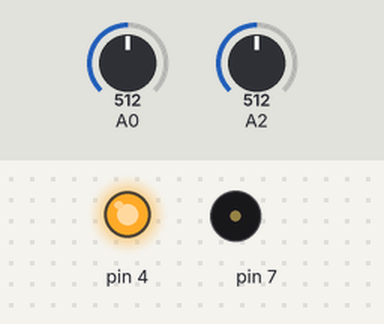
Bench run of a sketch on a simulated Arduino Uno, built with avr-gcc and run on an emulated ATmega328P. Parts: output pins drawn as LEDs (lit = HIGH), buzzer (waves = sounding). The inputs (shaded band) are chosen by the test bench; at power-on: A0 = 512, A2 = 512. What the sketch prints to the serial monitor is not drawn.

Above: at 0.5 s.
Timing chart, 0 to 3.0 s (numbered marks = the images above):
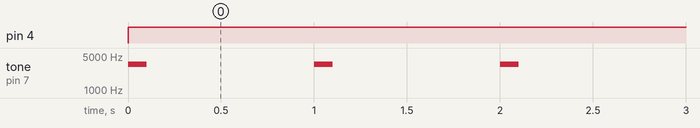

Measured:
- by itself, pin 4: LOW → HIGH at 0.00 s
- by itself, tone on pin 7: alternates 3397 Hz for 0.10 s and silent for 0.90 s

The sketch:

sketch.ino
```cpp
int gas_sensor = 0;
int temp_sensor = 0;
unsigned long previousLogTime = 0;
const unsigned long logInterval = 5000;  // Log every 5 seconds

void setup() {
  pinMode(A0, INPUT);
  pinMode(A2, INPUT);
  Serial.begin(9600);
  pinMode(7, OUTPUT);
  pinMode(4, OUTPUT);

  // Print CSV headers
  Serial.println("Timestamp,Gas_Reading,Temperature,Status");
}

void loop() {
  gas_sensor = analogRead(A0);
  temp_sensor = map(((analogRead(A2)-20)*3.04), 0, 1023, -40, 125);

  // Data logging
  unsigned long currentTime = millis();
  if (currentTime - previousLogTime >= logInterval) {
    logData(currentTime);
    previousLogTime = currentTime;
  }

  // Alarm system
  if (gas_sensor >= 400 || temp_sensor >= 30) {
    tone(7, 200005, 100);
    digitalWrite(4, HIGH);
  } else {
    digitalWrite(7, LOW);
    digitalWrite(4, LOW);
  }

  delay(1000);
}

void logData(unsigned long timestamp) {
  Serial.print(timestamp);
  Serial.print(",");
  Serial.print(gas_sensor);
  Serial.print(",");
  Serial.print(temp_sensor);
  Serial.print(",");

  if (gas_sensor >= 400 || temp_sensor >= 30) {
    Serial.println("ALERT");
  } else {
    Serial.println("NORMAL");
  }
}
```
